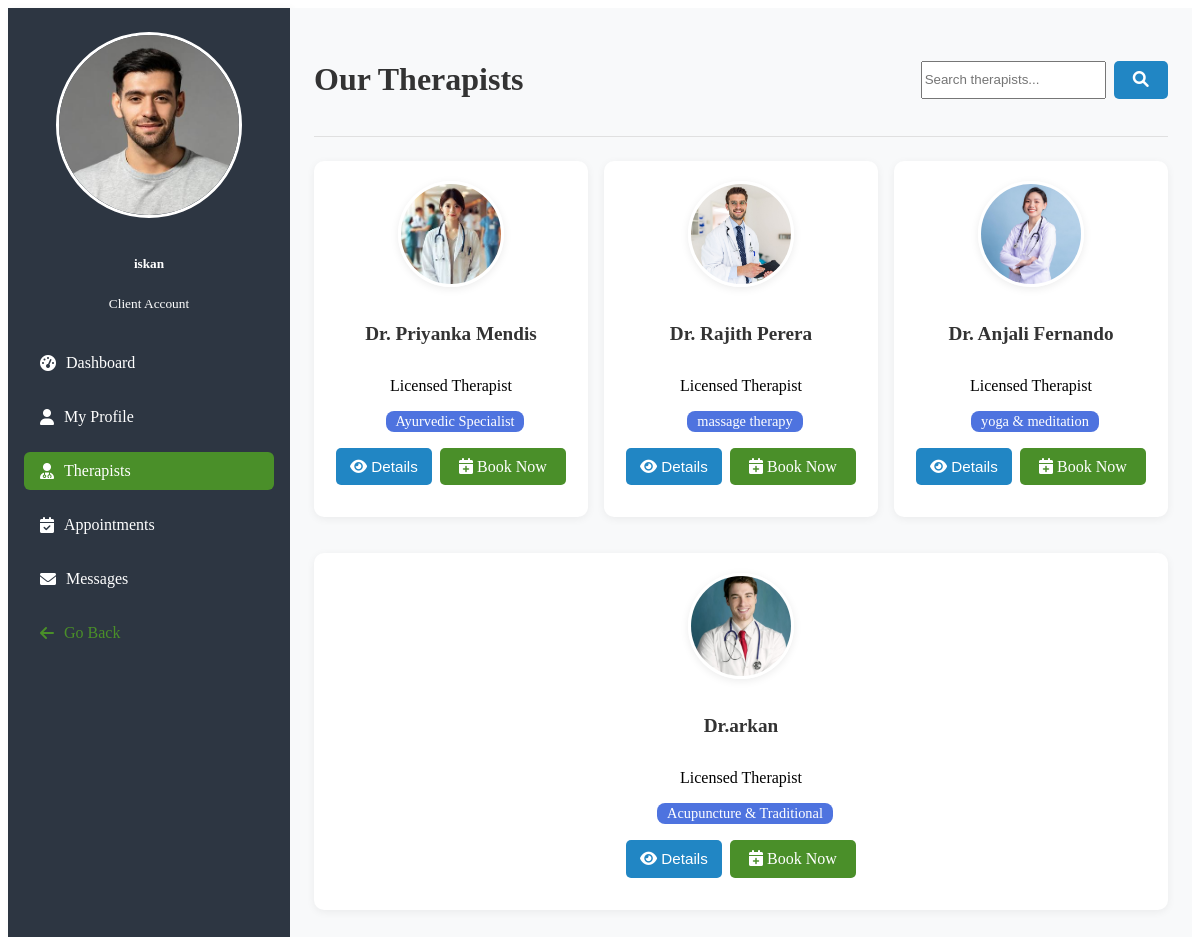
The page /client_therapists.php (signed in) on the database its author committed.
### tables this page shows
CREATE TABLE `client_profiles` (
  `profile_id` int(11) NOT NULL,
  `user_id` int(11) NOT NULL,
  `full_name` varchar(100) DEFAULT NULL,
  `date_of_birth` date DEFAULT NULL,
  `gender` varchar(20) DEFAULT NULL,
  `phone` varchar(20) DEFAULT NULL,
  `address` text DEFAULT NULL,
  `profile_picture` varchar(255) DEFAULT NULL
);

CREATE TABLE `therapists` (
  `therapist_id` int(11) NOT NULL,
  `user_id` int(11) NOT NULL,
  `specialization` varchar(100) DEFAULT NULL,
  `qualifications` text DEFAULT NULL,
  `bio` text DEFAULT NULL,
  `profile_picture` varchar(255) DEFAULT NULL
);

CREATE TABLE `users` (
  `user_id` int(11) NOT NULL,
  `username` varchar(50) NOT NULL,
  `pwd` varchar(225) NOT NULL,
  `phone` int(20) NOT NULL,
  `email` varchar(100) NOT NULL,
  `role` enum('client','therapist','admin') NOT NULL
);

### client_therapists.php (the view, shortened to what this page needs)
<?php
include('dbconnect.php');
$profile_stmt = $conn->prepare("SELECT * FROM client_profiles WHERE user_id = ?");
$profile_stmt->bind_param("i", $_SESSION['user_id']);
$profile_stmt->execute();
$profile_result = $profile_stmt->get_result();
$profile = $profile_result->fetch_assoc();
$therapists = [];
$sql = "
    SELECT
        t.therapist_id,
        u.username,
        u.user_id,
        u.email,
        t.specialization as specialties,
        t.qualifications,
        t.bio,
        t.profile_picture as profile_pic
    FROM therapists t
    JOIN users u ON t.user_id = u.user_id
    WHERE u.role = 'therapist'
";
if ($result = $conn->query($sql)) {
    while ($row = $result->fetch_assoc()) {
        $therapists[] = $row;
    }
} else {
    $error = "Error loading therapists: " . $conn->error;
}
?>
<!DOCTYPE html>
<html lang="en">
<head>
    <link rel="stylesheet" href="client_dashboard_custom.css ">
    <link rel="stylesheet" href="common.css ">
    <link rel="stylesheet" href="https://cdnjs.cloudflare.com/ajax/libs/font-awesome/6.0.0/css/all.min.css">
</head>
<body>
    <div class="dashboard-flex">
        <div class="dashboard-sidebar-custom">
            <div class="text-center mb-4">
                <div class="mb-3">
                    <?php if ($profile && !empty($profile['profile_picture'])): ?>
                        <img src="../<?php echo htmlspecialchars($profile['profile_picture']); ?>" class="profile-picture" alt="Profile Picture">
                    <?php else: ?>
                        <img src="../assets/images/default-profile.jpg" class="profile-picture" alt="Profile Picture">
                    <?php endif; ?>
                </div>
                <h5><?php echo htmlspecialchars($profile['full_name'] ?? $_SESSION['username']); ?></h5>
                <small>Client Account</small>
            </div>
            <ul class="sidebar-nav">
                <li><a class="sidebar-link" href="client_dashboard.php"><i class="fas fa-tachometer-alt me-2"></i>Dashboard</a></li>
                <li><a class="sidebar-link" href="client_profile.php"><i class="fas fa-user me-2"></i>My Profile</a></li>
                <li><a class="sidebar-link active" href="client_therapists.php"><i class="fas fa-user-md me-2"></i>Therapists</a></li>
                <li><a class="sidebar-link" href="client_appointments.php"><i class="fas fa-calendar-check me-2"></i>Appointments</a></li>
                <li class="position-relative"><a class="sidebar-link" href="client_messages.php"><i class="fas fa-envelope me-2"></i>Messages</a></li>
                <li class="spacing-top"><a class="sidebar-link text-primary" href="index.php"><i class="fas fa-arrow-left me-2"></i>Go Back</a></li>
            </ul>
        </div>
        <div class="dashboard-main">
            <div class="dashboard-header">
                <h1>Our Therapists</h1>
                <div class="toolbar">
                    <div class="input-group" style="display: flex; gap: 8px;">
                        <input type="text" class="form-control" placeholder="Search therapists..." id="therapistSearch" style="flex: 1;">
                        <button class="btn-custom btn-custom-secondary" type="button"><i class="fas fa-search"></i></button>
                    </div>
                </div>
            </div>
            <div class="row" id="therapistContainer" style="display: flex; flex-wrap: wrap; gap: 16px;">
                <?php foreach ($therapists as $therapist): ?>
                <div style="flex: 1 1 30%; min-width: 260px;" class="therapist-item">
                    <div class="card-custom h-100 therapist-card">
                        <div class="card-body-custom text-center">
                            <div class="mb-3">
                                <?php
                                $pic = $therapist['profile_pic'];
                                if (!empty($pic)) {
                                    $pic = ltrim($pic, '/');
                                    if (strpos($pic, 'uploads/profiles/') === 0) {
                                        $pic = './' . $pic;
                                    } else if (strpos($pic, './uploads/profiles/') !== 0) {
                                        $pic = './uploads/profiles/' . basename($pic);
                                    }
                                    $imgPath = htmlspecialchars($pic);
                                } else {
                                    $imgPath = '../assets/images/default-profile.jpg';
                                }
                                ?>
                                <img src="<?php echo $imgPath; ?>" class="therapist-img" alt="Therapist Profile Picture">
                            </div>
                            <h5 class="card-title-custom"><?php echo htmlspecialchars($therapist['username']); ?></h5>
                            <p class="text-muted mb-2">Licensed Therapist</p>
                            <?php if (!empty($therapist['specialties'])): ?>
                                <div class="mb-3">
                                    <?php
                                    $specialties = explode(', ', $therapist['specialties']);
                                    foreach ($specialties as $specialty):
                                    ?>
                                    <span class="card-badge card-badge-primary specialty-badge"><?php echo htmlspecialchars(trim($specialty)); ?></span>
                                    <?php endforeach; ?>
                                </div>
                            <?php endif; ?>
                            <div style="display: flex; justify-content: center; gap: 8px; margin-bottom: 12px;">
                                <button class="toggle-details-custom btn-custom btn-custom-secondary" data-target="details-<?php echo $therapist['therapist_id']; ?>"><i class="fas fa-eye me-1"></i> Details</button>
                                <a href="book_appointment.php?therapist_id=<?php echo $therapist['therapist_id']; ?>" class="btn-custom btn-custom-success"><i class="fas fa-calendar-plus me-1"></i> Book Now</a>
                            </div>
                        </div>
                    </div>
                </div>
                <?php endforeach; ?>
            </div>
        </div>
    </div>
</body>
</html>

### client_dashboard_custom.css (style rules this page uses)
.dashboard-flex { display: flex; min-height: 100vh; }
.dashboard-sidebar-custom { width: 250px; background: #2d3642; color: #fff; padding: 24px 16px; box-shadow: 2px 0 8px rgba(0,0,0,0.04); }
.dashboard-sidebar-custom .profile-picture { width: 180px; height: 180px; border-radius: 50%; object-fit: cover; border: 3px solid #fff; margin-bottom: 12px; }
.dashboard-sidebar-custom .sidebar-nav { list-style: none; padding: 0; margin: 32px 0 0 0; }
.dashboard-sidebar-custom .sidebar-nav li { margin-bottom: 16px; }
.dashboard-sidebar-custom .sidebar-link { display: flex; align-items: center; color: #fff; text-decoration: none; padding: 10px 16px; border-radius: 6px; transition: background 0.2s; font-size: 1rem; position: relative; }
.dashboard-sidebar-custom .sidebar-link.active, .dashboard-sidebar-custom .sidebar-link:hover { background: #4a8f29; color: #fff; }
.dashboard-main { flex: 1; padding: 32px 24px; background: #f8f9fa; }
.dashboard-header { display: flex; justify-content: space-between; align-items: center; margin-bottom: 24px; border-bottom: 1px solid #e0e0e0; padding-bottom: 16px; }
.dashboard-header h1 { font-size: 2rem; color: #333; }
.dashboard-header .toolbar { display: flex; gap: 12px; }
.btn-custom { display: inline-block; background: #4a8f29; color: #fff; padding: 0.6rem 1.2rem; border: none; border-radius: 5px; cursor: pointer; text-decoration: none; font-size: 1rem; transition: background 0.3s; }
.btn-custom-secondary { background: #2186c4; }
.card-custom { background: #fff; border-radius: 10px; box-shadow: 0 2px 8px rgba(0,0,0,0.06); margin-bottom: 20px; overflow: hidden; }
.card-body-custom { padding: 20px; }
.card-title-custom { font-size: 1.2rem; font-weight: 600; color: #333; }
.card-badge { display: inline-block; padding: 2px 10px; border-radius: 8px; font-size: 0.9rem; font-weight: 500; margin-left: 8px; }
.card-badge-primary { background: #4e73df; color: #fff; }
.toggle-details-custom { background: #2186c4; color: #fff; border: none; border-radius: 5px; padding: 6px 14px; font-size: 0.95rem; cursor: pointer; transition: background 0.2s; }
.therapist-img { width: 100px; height: 100px; border-radius: 50%; object-fit: cover; border: 3px solid #fff; box-shadow: 0 2px 8px rgba(0,0,0,0.08); }
.dashboard-sidebar-custom .sidebar-link i { margin-right: 10px; }

### common.css (style rules this page uses)
.mb-3 { margin-bottom: 1rem; }
.mb-4 { margin-bottom: 1.5rem; }
.text-center { text-align: center; }
.text-primary { color: #4a8f29 !important; }
.spacing-top { margin-top: 1rem !important; }

### rows shown on the page
client_profiles: profile_picture (picture), full_name "iskan"
therapists: shows a picture, user.username "Dr. Priyanka Mendis", specialization "Ayurvedic Specialist"
therapists: shows a picture, user.username "Dr. Rajith Perera", specialization "massage therapy"
therapists: shows a picture, user.username "Dr. Anjali Fernando", specialization "yoga & meditation"
therapists: shows a picture, user.username "Dr.arkan", specialization "Acupuncture & Traditional"
